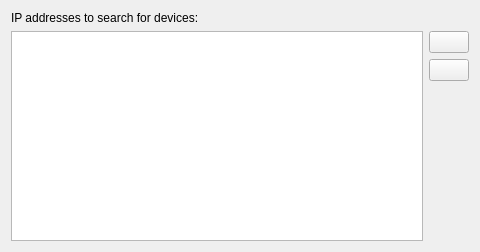
<?xml version="1.0" encoding="UTF-8"?>
<ui version="4.0">
 <class>DeviceTCPDriverSettingsWidget</class>
 <widget class="QWidget" name="DeviceTCPDriverSettingsWidget">
  <property name="geometry">
   <rect>
    <x>0</x>
    <y>0</y>
    <width>480</width>
    <height>252</height>
   </rect>
  </property>
  <property name="windowTitle">
   <string>Form</string>
  </property>
  <layout class="QVBoxLayout" name="verticalLayout">
   <item>
    <widget class="QLabel" name="label">
     <property name="text">
      <string>IP addresses to search for devices:</string>
     </property>
    </widget>
   </item>
   <item>
    <layout class="QHBoxLayout" name="horizontalLayout_13">
     <item>
      <widget class="QListWidget" name="list"/>
     </item>
     <item>
      <layout class="QVBoxLayout" name="verticalLayout_19">
       <item>
        <widget class="QPushButton" name="add">
         <property name="text">
          <string/>
         </property>
         <property name="icon">
          <iconset theme="list-add" resource="../icons.qrc">
           <normaloff>:/icons/add.png</normaloff>
           <normalon>:/icons/add.png</normalon>:/icons/add.png</iconset>
         </property>
        </widget>
       </item>
       <item>
        <widget class="QPushButton" name="remove">
         <property name="text">
          <string/>
         </property>
         <property name="icon">
          <iconset theme="list-remove" resource="../icons.qrc">
           <normaloff>:/icons/remove.png</normaloff>
           <normalon>:/icons/remove.png</normalon>:/icons/remove.png</iconset>
         </property>
        </widget>
       </item>
       <item>
        <spacer name="verticalSpacer_8">
         <property name="orientation">
          <enum>Qt::Vertical</enum>
         </property>
         <property name="sizeHint" stdset="0">
          <size>
           <width>20</width>
           <height>40</height>
          </size>
         </property>
        </spacer>
       </item>
      </layout>
     </item>
    </layout>
   </item>
  </layout>
 </widget>
 <resources>
  <include location="../icons.qrc"/>
 </resources>
 <connections/>
</ui>
